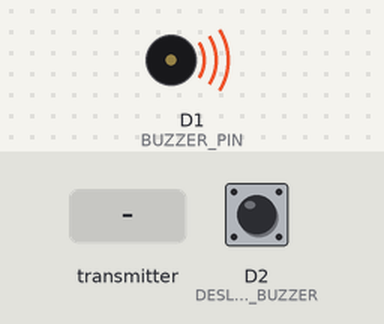
The sketch below on a simulated ESP8266 (NodeMCU). Shown: buzzer (waves = sounding, pin HIGH). Inputs (shaded band) come from the test bench; at power-on: D2 (DESLIGA_BUZZER) HIGH. WiFi joins after 1.5 s; servers stay silent unless stated.

Above: at 4.5 s.
4.6 s: the transmitter starts sending vazamento_detectado = 1
At 5.1 s:
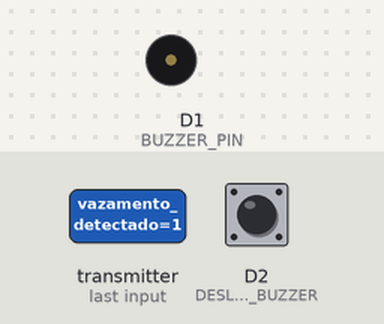
6.1 s: the transmitter starts sending vazamento_detectado = 0
At 7.5 s:
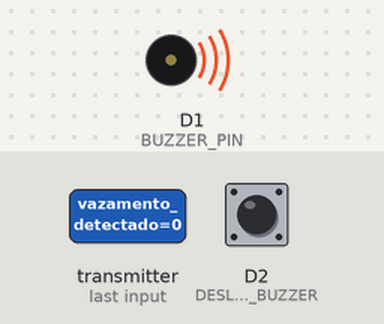
Timing chart, 0 to 9.1 s (numbered marks = the images above; inputs shaded):
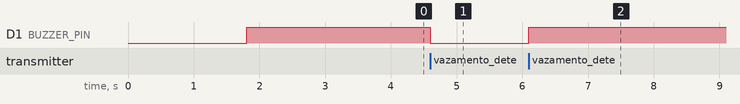

Measured:
- after the input at 4.6 s, D1 (BUZZER_PIN): HIGH → LOW at once
- after the input at 6.1 s, D1 (BUZZER_PIN): LOW → HIGH at once

The sketch:

codigo1.ino
```cpp
/* * * * * * * * * * * * * * * * * * * * * * * * * * * * * * * *
   Instituto Federal de Santa Catarina - Fpolis
   Projeto: Detecção de vazamento de água
   Alunos: Greicili dos Santos Ferreira e Matheus Locatelli
   Curso: Engenharia Eletrônica
   Disciplina: Projeto Integrador II
   Professores: Luiz Alberto de Azevedo e Renan Augusto Starke
 * * * * * * * * * * * * * * * * * * * * * * * * * * * * * * * */


//ESP CENTRAL
#include <ESP8266WiFi.h>
#include <espnow.h>

//Parâmetros para se conectar ao servidor do Blynk
#define BLYNK_TEMPLATE_ID "TMPLoBv0ciij"
#define BLYNK_DEVICE_NAME "Sensores de Fluxo"
#define BLYNK_AUTH_TOKEN "osru6BIva4kLW7345Y2EzU_44fBH7F55"

#define BLYNK_PRINT Serial

#include <ESP8266WiFi.h>
#include <BlynkSimpleEsp8266.h>

//Definindo os pinos
#define BUZZER_PIN  D1 // Pino do buzzer
#define DESLIGA_BUZZER D2 //Pino com botão para desligar buzzer

//Autenticação no Blynk
char auth[] = BLYNK_AUTH_TOKEN;
char ssid[] = "arduino";
char pass[] = "esp-8266";

uint8_t broadcastAddress[] = {0x5C, 0xCF, 0x7F, 0x11, 0x67, 0xB0}; // Endereço MAC do ESP-SENSOR

//Definindo variáveis
bool buzzer; // Armazenar estado do botão de acionamento da válvula no Blynk
unsigned long tempo_inicial_reativar = 0; //Armazenar o tempo em que foi desligado o alarme
float tempo_reativar = 60000; // Definiu-se 1 min para reativar o acionamento do alarme
bool estado = 0; //Verificar se o buzzer já foi acionado com a detecção do vazamento

/*Para enviar*/
bool desativar = 0; //Informar se o usuário desativou o alarme
float tempo_vazamento = 60000; //Informação do tempo de fluxo constante para detectar vazamento
bool valvula = 0; //Estado da válvula

/*Para receber */
char nome[20];
bool vazamento_detectado = 0;
float vazao_sensor;
float quantidade_vazamento = 0;
float quantidade_vazamento_acumulado = 0;

/*Struct para o envio dos dados*/
typedef struct dados_envio {
  float tempo_vazamento;
  bool valvula;
} dados_envio_t;

/*Struct para o recebimento dos dados*/
typedef struct dados_recebidos {
  char nome[20];
  bool vazamento_detectado;
  float vazao_sensor;
  float quantidade_vazamento;
  float quantidade_vazamento_acumulado;
} dados_recebidos_t;

//Definindo variáveis do tipo de cada structs
dados_envio_t enviados;
dados_recebidos_t recebidos;

//Função chamada quando envia o dado para o ESP-SENSOR
void OnDataSent( uint8_t *mac_addr, uint8_t sendStatus) {
  // Serial.print("\r\nLast Packet Send Status:\t");
  // Serial.println(sendStatus == 1 ? "Delivery Success" : "Delivery Fail");
}

//Função chamada quando recebe o dado do ESP-SENSOR
void OnDataRecv(uint8_t * mac, uint8_t *incomingData, uint8_t len) {
  memcpy(&recebidos, incomingData, sizeof(recebidos));

  strncpy(nome, recebidos.nome, 20);
  vazamento_detectado = recebidos.vazamento_detectado;
  vazao_sensor = recebidos.vazao_sensor;
  quantidade_vazamento = recebidos.quantidade_vazamento;
  quantidade_vazamento_acumulado = recebidos.quantidade_vazamento_acumulado;

  //Envia para o Blynk os dados recebidos do ESP SENSOR
  Blynk.virtualWrite(V0, vazao_sensor);
  Blynk.virtualWrite(V4, quantidade_vazamento);
  Blynk.virtualWrite(V5, vazamento_detectado);
  Blynk.virtualWrite(V8, quantidade_vazamento_acumulado);
}

/* FUNÇÕES PARA RECEBER OS VALORES DOS PINOS VIRTUAIS DEFINIDOS NO BLYNK */

//Desligar o buzzer
BLYNK_WRITE(V6) {
  buzzer = param.asInt();
  if (!buzzer) {
    desativar = 1;
    digitalWrite(BUZZER_PIN, HIGH); // desliga o buzzer
    tempo_inicial_reativar = millis();
  }
}

//Acionamento da válvula
BLYNK_WRITE(V2) {
  valvula = param.asInt();
}

//Tempo de vazamento
BLYNK_WRITE(V3) {
  tempo_vazamento = param.asFloat();
  tempo_vazamento = tempo_vazamento * 60000;
  Serial.println(tempo_vazamento);
}

//Tempo para retornar o funcionamento normal do sistema
BLYNK_WRITE(V1) {
  tempo_reativar = param.asFloat();
  tempo_reativar = tempo_reativar * 60000;
}

void setup() {
  //Inicializando o monior serial
  Serial.begin(115200);

  // Definindo o dispositivo como uma estação WiFi
  WiFi.mode(WIFI_STA);

  // Inicializando o ESP-NOW
  if (esp_now_init() != 0) {
    Serial.println("Error initializing ESP-NOW");
    return;
  }

  //Configuração para o ESP-NOW
  esp_now_set_self_role(ESP_NOW_ROLE_COMBO);
  esp_now_register_send_cb(OnDataSent);

  // Registrando peer
  esp_now_add_peer(broadcastAddress, ESP_NOW_ROLE_COMBO, 1, NULL, 0);

  // Registrando a função que será chamada quando for identificado o recebimento de um dado
  esp_now_register_recv_cb(OnDataRecv);

  //Autenticação no Blynk
  Blynk.begin(auth, ssid, pass);

  //Definindo o tipo dos pinos
  pinMode(BUZZER_PIN, OUTPUT); // Pino em que o buzzer está conectado
  pinMode(DESLIGA_BUZZER, INPUT_PULLUP); //botão para desligar o buzzer

  //Setando alguns valores iniciais
  desativar = 0;
  digitalWrite(BUZZER_PIN, HIGH); //Desligando o buzzer
  Blynk.virtualWrite(V6, 0); //Colocando em OFF o botão referente ao buzzer no Blynk
  Blynk.virtualWrite(V0, 0); //Fluxo
  Blynk.virtualWrite(V4, 0); //Quantidade de vazamento
  Blynk.virtualWrite(V5, 0); //Detecção de vazamento
  Blynk.virtualWrite(V8, 0); //Quantidade de vazamento acumulado
  Blynk.virtualWrite(V2, 0); //Colocando em OFF o botão referente à válvula no Blynk
  Blynk.virtualWrite(V1, 1); // Definindo 1 min para religar o buzzer
  Blynk.virtualWrite(V3, 1); // Definindo 1 minuto para o tempo de vazamento

}

const long periodo_tarefa_envio = 20;
unsigned long tempo_tarefa_envio = millis();

void tarefa_envio_dados() {
  unsigned long tempo_atual_envio = millis();
  if (tempo_atual_envio - tempo_tarefa_envio >= periodo_tarefa_envio) {
    tempo_tarefa_envio = tempo_atual_envio;

    // Set values to send
    enviados.tempo_vazamento = tempo_vazamento;
    enviados.valvula = valvula;
    // Serial.println(tempo_vazamento);
    //Serial.println(valvula);

    // Send message via ESP-NOW
    if (!esp_now_send(broadcastAddress, (uint8_t *) &enviados, sizeof(enviados)))
    {
      //Serial.println("tudo certo");
    }
  }
}

void loop() {
  //Chama a função para envio dos dados para o ESP-SENSOR
  tarefa_envio_dados();

  //Controlar o reacionamento do alarme
  unsigned long tempo_atual_reativar = millis();
  if ((tempo_atual_reativar - tempo_inicial_reativar > tempo_reativar) and desativar)
  {
    desativar = 0;
    estado = 0;
  }
  //Controle do acionamento do Buzzer
  if (vazamento_detectado and !desativar and !estado)
  {
    estado = 1;
    digitalWrite(BUZZER_PIN, LOW);
    Blynk.virtualWrite(V6, 1);
  }

  if (!vazamento_detectado)
  {
    estado = 0;
    digitalWrite(BUZZER_PIN, HIGH);
    Blynk.virtualWrite(V6, 0);
  }
  //Desligar o buzzer através de um botão físico
  if (digitalRead(DESLIGA_BUZZER) == LOW)
  {
    digitalWrite(BUZZER_PIN, HIGH);
    tempo_inicial_reativar = millis();
    desativar = 1;
    Blynk.virtualWrite(V6, 0);
  }

  Blynk.run();
}
```
